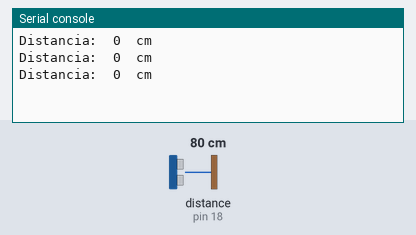
Bench run of a program on a simulated MicroPython board. On the bench: the last lines printed to the serial console. The inputs (shaded band) are chosen by the test bench; at power-on: distance to the obstacle (sensor on pin 18) 80 cm. The echo pulse lasts 58.3 µs per cm.

Above: at 1.2 s.
1.3 s: distance to the obstacle (sensor on pin 18) set to 2 cm
At 2.0 s:
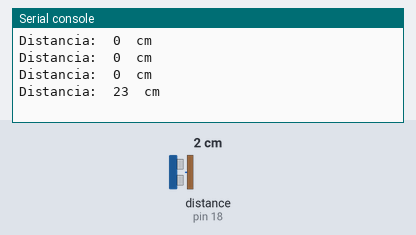
2.8 s: distance to the obstacle (sensor on pin 18) set to 4 cm
At 3.5 s:
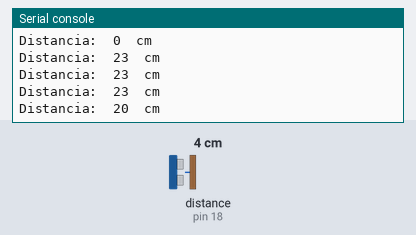
Timing chart, 0 to 5.8 s (numbered marks = the images above; inputs shaded):
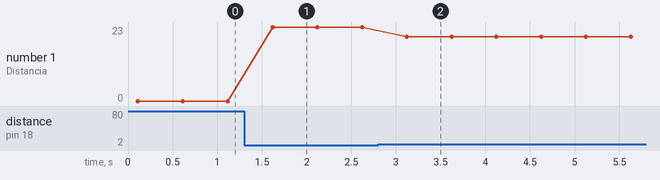

The program:

ejemplo.py
```python
import machine, time, HCSR04
from machine import Pin, Timer

period = 100
maxDevice = 4
sensor = HCSR04.HCSR04(trigger_pin=5, echo_pin=18, echo_timeout_us=500*2*30)

def timerEvent():
    distance = int(sensor.distance_cm())
    lectura = 24 - distance
    if(lectura <= 0):
        lectura = 0
    print("Distancia: ", lectura, " cm")
    time.sleep(.5)

Timer(1).init(period=period, mode=Timer.PERIODIC, callback=lambda t: timerEvent())

while True:
    pass
```

Measured:
- after the input at 1.3 s, the serial console: prints a new line after 0.32 s (image 1)
- after the input at 2.8 s, the serial console: prints a new line after 0.32 s (image 2)
- plotted number 1: 0 → 23 after the input at 1.3 s, 23 → 20 after the input at 2.8 s
